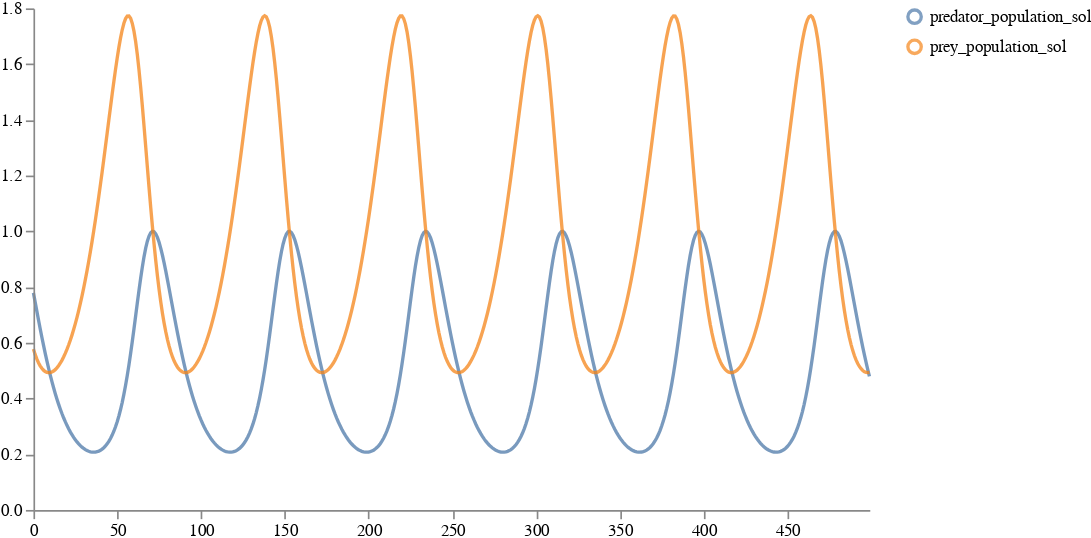

Here is the notebook cell this chart was saved with:
### Code cell
deterministic_lotka_volterra_trajectory_df = convert_to_output_format(deterministic_lotka_volterra_trajectory, tspan)
schema = vega.trajectories(deterministic_lotka_volterra_trajectory_df)
vega.ipy_display(schema)

### Figure 1 — Vega specification as saved in the notebook (floating-point values rounded to 4 significant figures; data arrays with more than 128 entries replaced by an {"elided": "..."} marker saying what was removed)
{"$schema": "https://vega.github.io/schema/vega/v5.json", "axes": [{"orient": "bottom", "scale": "xscale", "zindex": 100}, {"orient": "left", "scale": "yscale", "zindex": 100}], "data": [{"name": "distributions", "values": {"elided": "1000 records"}}, {"name": "traces", "values": []}, {"name": "points", "values": []}, {"name": "markers", "values": []}, {"name": "selected", "on": [{"remove": true, "trigger": "clear"}, {"remove": true, "trigger": "!shift"}, {"insert": "clicked", "trigger": "!shift && clicked"}, {"toggle": "clicked", "trigger": "shift && clicked"}]}], "height": 300, "legends": [{"encode": {"labels": {"interactive": true, "name": "legendLabel", "update": {"opacity": [{"test": "!length(data('selected')) || indata('selected', 'value', datum.value)", "value": 1}, {"value": 0.25}]}}, "symbols": {"interactive": true, "name": "legendSymbol", "update": {"fill": {"value": "transparent"}, "opacity": [{"test": "!length(data('selected')) || indata('selected', 'value', datum.value)", "value": 0.7}, {"value": 0.15}], "size": {"value": 64}, "strokeWidth": {"value": 2}}}}, "stroke": "color"}], "marks": [{"from": {"facet": {"data": "points", "groupby": "trajectory", "name": "points_split"}}, "marks": [{"encode": {"hover": {"fillOpacity": {"value": 0.9}}, "update": {"fill": {"field": "trajectory", "scale": "color"}, "fillOpacity": [{"test": "!length(data('selected')) || indata('selected', 'value', datum.trajectory)", "value": 0.5}, {"value": 0.15}], "stroke": {"field": "trajectory", "scale": "color"}, "strokeOpacity": [{"test": "!length(data('selected')) || indata('selected', 'value', datum.trajectory)", "value": 0.75}, {"value": 0.15}], "strokeWidth": {"value": 2}, "x": {"field": "timepoint_id", "scale": "xscale"}, "y": {"field": "value", "scale": "yscale"}}}, "from": {"data": "points"}, "name": "_points_symbol", "type": "symbol", "zindex": 3}, {"encode": {"hover": {"fillOpacity": {"value": 0.9}}, "update": {"interpolate": {"value": "linear"}, "stroke": {"field": "trajectory", "scale": "color"}, "strokeOpacity": [{"test": "!length(data('selected')) || indata('selected', 'value', datum.trajectory)", "value": 0.3}, {"value": 0.1}], "strokeWidth": {"value": 2}, "x": {"field": "timepoint_id", "scale": "xscale"}, "y": {"field": "value", "scale": "yscale"}}}, "from": {"data": "points"}, "name": "_points_line", "type": "line", "zindex": 3}], "name": "_points", "type": "group", "zindex": 3}, {"from": {"facet": {"data": "traces", "groupby": "trajectory", "name": "traces_split"}}, "marks": [{"encode": {"hover": {"fillOpacity": {"value": 0.9}}, "update": {"interpolate": {"value": "linear"}, "stroke": {"field": "trajectory", "scale": "color"}, "strokeOpacity": [{"test": "!length(data('selected')) || indata('selected', 'value', datum.trajectory)", "value": 0.75}, {"value": 0.15}], "strokeWidth": {"value": 2}, "x": {"field": "timepoint_id", "scale": "xscale"}, "y": {"field": "value", "scale": "yscale"}}}, "from": {"data": "traces_split"}, "name": "_traces_lines", "type": "line"}], "name": "_traces", "type": "group", "zindex": 2}, {"from": {"facet": {"data": "distributions", "groupby": "trajectory", "name": "trajectory_split"}}, "marks": [{"encode": {"hover": {"fillOpacity": {"value": 0.9}}, "update": {"fill": {"field": "trajectory", "scale": "color"}, "fillOpacity": [{"test": "!length(data('selected')) || indata('selected', 'value', datum.trajectory)", "value": 0.5}, {"value": 0.15}], "interpolate": {"value": "linear"}, "stroke": {"field": "trajectory", "scale": "color"}, "strokeOpacity": [{"test": "!length(data('selected')) || indata('selected', 'value', datum.trajectory)", "value": 0.75}, {"value": 0.15}], "strokeWidth": {"value": 2}, "x": {"field": "timepoint_id", "scale": "xscale"}, "y": {"field": "upper", "scale": "yscale"}, "y2": {"field": "lower", "scale": "yscale"}}}, "from": {"data": "trajectory_split"}, "type": "area"}], "name": "_distributions", "type": "group", "zindex": 1}, {"marks": [{"encode": {"enter": {"stroke": {"value": "lightgray"}}, "update": {"opacity": {"value": 1}, "x": {"field": "timepoint_id", "scale": "xscale"}, "y": {"signal": "height"}, "y2": {"value": 0}}}, "from": {"data": "markers"}, "name": "_marker text", "type": "rule"}, {"encode": {"enter": {"fontSize": {"value": 8}, "text": {"field": "datum.label"}, "y": {"value": 0}}}, "from": {"data": "_marker text"}, "name": "_marker flags", "transform": [{"as": ["x", "_y", "opacity", "align", "baseline"], "lineAnchor": "start", "offset": [1], "size": {"signal": "[width, height]"}, "type": "label"}], "type": "text"}], "name": "_markers", "type": "group"}], "scales": [{"domain": {"fields": [{"data": "distributions", "field": "timepoint_id"}, {"data": "traces", "field": "timepoint_id"}, {"data": "points", "field": "timepoint_id"}, {"data": "markers", "field": "timepoint_id"}]}, "name": "xscale", "range": "width", "type": "linear", "zero": false}, {"domain": {"fields": [{"data": "distributions", "field": "lower"}, {"data": "distributions", "field": "upper"}, {"data": "traces", "field": "value"}, {"data": "points", "field": "value"}]}, "name": "yscale", "nice": true, "range": "height", "type": "linear", "zero": true}, {"domain": {"fields": [{"data": "distributions", "field": "trajectory"}, {"data": "traces", "field": "trajectory"}, {"data": "points", "field": "trajectory"}]}, "name": "color", "range": "category", "type": "ordinal"}], "signals": [{"name": "clear", "on": [{"events": "mouseup[!event.item]", "force": true, "update": "true"}], "value": true}, {"name": "shift", "on": [{"events": "@legendSymbol:click, @legendLabel:click", "force": true, "update": "event.shiftKey"}], "value": false}, {"name": "clicked", "on": [{"events": "@legendSymbol:click, @legendLabel:click", "force": true, "update": "{value: datum.value}"}], "value": null}], "width": 500}
